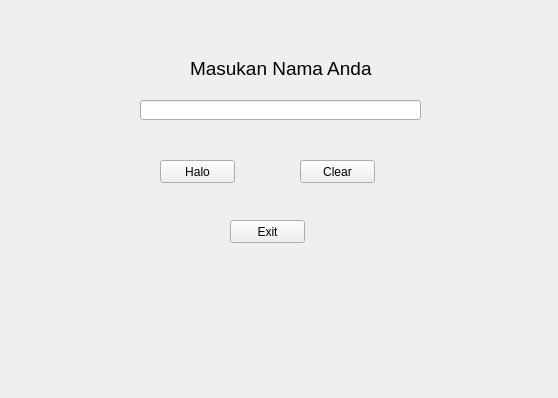
<?xml version="1.0" encoding="UTF-8"?>
<ui version="4.0">
 <class>Form</class>
 <widget class="QWidget" name="Form">
  <property name="geometry">
   <rect>
    <x>0</x>
    <y>0</y>
    <width>558</width>
    <height>398</height>
   </rect>
  </property>
  <property name="windowTitle">
   <string>Form</string>
  </property>
  <widget class="QLineEdit" name="lineEdit">
   <property name="geometry">
    <rect>
     <x>140</x>
     <y>100</y>
     <width>281</width>
     <height>20</height>
    </rect>
   </property>
  </widget>
  <widget class="QLabel" name="label">
   <property name="geometry">
    <rect>
     <x>190</x>
     <y>60</y>
     <width>261</width>
     <height>16</height>
    </rect>
   </property>
   <property name="font">
    <font>
     <pointsize>14</pointsize>
    </font>
   </property>
   <property name="text">
    <string>Masukan Nama Anda</string>
   </property>
  </widget>
  <widget class="QPushButton" name="pushButton">
   <property name="geometry">
    <rect>
     <x>160</x>
     <y>160</y>
     <width>75</width>
     <height>23</height>
    </rect>
   </property>
   <property name="text">
    <string>Halo</string>
   </property>
  </widget>
  <widget class="QPushButton" name="pushButton_2">
   <property name="geometry">
    <rect>
     <x>300</x>
     <y>160</y>
     <width>75</width>
     <height>23</height>
    </rect>
   </property>
   <property name="text">
    <string>Clear</string>
   </property>
  </widget>
  <widget class="QPushButton" name="pushButton_3">
   <property name="geometry">
    <rect>
     <x>230</x>
     <y>220</y>
     <width>75</width>
     <height>23</height>
    </rect>
   </property>
   <property name="text">
    <string>Exit</string>
   </property>
  </widget>
 </widget>
 <resources/>
 <connections/>
</ui>
